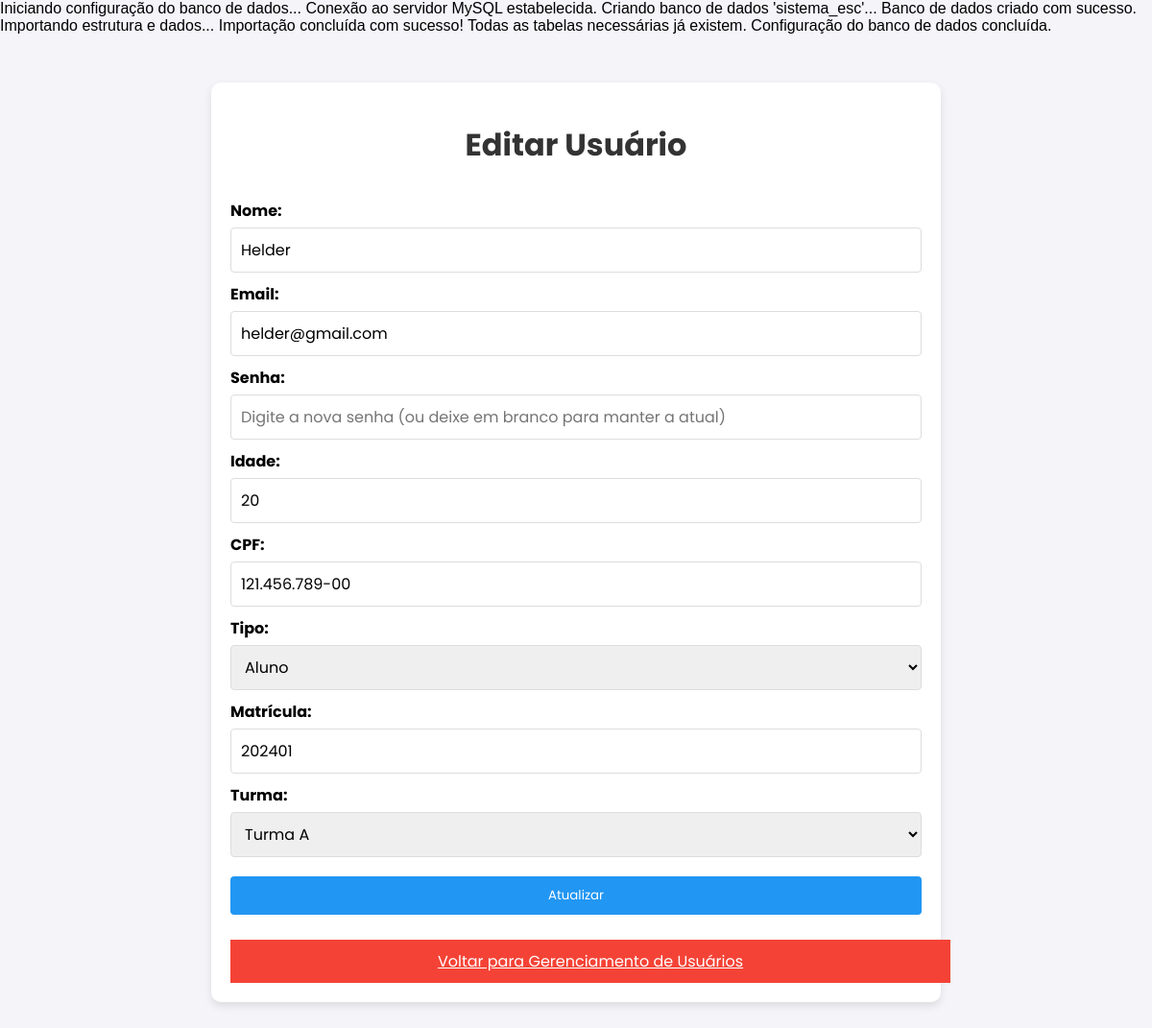
Screenshot of /editar_usuario.php?id=1 (signed in) with the database file from the repository.
### tables this page shows
CREATE TABLE alunos (
  id INT NOT NULL AUTO_INCREMENT,
  matricula INT NOT NULL UNIQUE,
  fk_user INT NOT NULL,
  PRIMARY KEY (id),
  FOREIGN KEY (fk_user) REFERENCES usuarios (id) ON DELETE CASCADE
);

CREATE TABLE usuarios (
  id INT NOT NULL AUTO_INCREMENT,
  nome VARCHAR(40) NOT NULL,
  email VARCHAR(50) UNIQUE NOT NULL,
  idade INT NOT NULL,
  cpf VARCHAR(14) UNIQUE NOT NULL,
  senha VARCHAR(255) NOT NULL,
  tipo ENUM('Professor','Aluno', "Administrador") NOT NULL,
  PRIMARY KEY (id)
);

CREATE TABLE turma_alunos (
  id INT NOT NULL AUTO_INCREMENT,
  fk_turma INT NOT NULL,
  fk_aluno INT NOT NULL,
  PRIMARY KEY (id),
  FOREIGN KEY (fk_turma) REFERENCES turmas(id) ON DELETE CASCADE,
  FOREIGN KEY (fk_aluno) REFERENCES alunos(id) ON DELETE CASCADE,
  UNIQUE KEY (fk_turma, fk_aluno)
);

CREATE TABLE turmas (
  id INT NOT NULL AUTO_INCREMENT,
  nome VARCHAR(50) NOT NULL,
  PRIMARY KEY (id)
);

### editar_usuario.php (the view, shortened to what this page needs)
<?php
include("conexao.php");
if (isset($_GET['id'])) {
    $usuario_id = $_GET['id'];
    $sql = "SELECT u.id, u.nome, u.email, u.senha, u.idade, u.cpf, u.tipo, a.matricula, p.id AS prof_id, ad.id AS admin_id
            FROM usuarios u
            LEFT JOIN alunos a ON u.id = a.fk_user
            LEFT JOIN professores p ON u.id = p.fk_user
            LEFT JOIN administradores ad ON u.id = ad.fk_user
            WHERE u.id = $usuario_id";
    $resultado = mysqli_query($connection, $sql);
    $usuario = mysqli_fetch_assoc($resultado);
    $sql_aluno = "SELECT id FROM alunos WHERE fk_user = $usuario_id";
    $res_aluno = mysqli_query($connection, $sql_aluno);
    $usuario_aluno = mysqli_fetch_assoc($res_aluno);
}
        $todas_turmas = mysqli_query($connection, "SELECT * FROM turmas");
        $turmas_array = mysqli_fetch_all($todas_turmas, MYSQLI_ASSOC);
        $turma_atual_id = null;
        if ($usuario['tipo'] == 'Aluno' && $usuario_aluno) {
            $res_turma = mysqli_query($connection, "SELECT fk_turma FROM turma_alunos WHERE fk_aluno = {$usuario_aluno['id']}");
            $row_turma = mysqli_fetch_assoc($res_turma);
            $turma_atual_id = $row_turma['fk_turma'] ?? null;
        }
?>
<!DOCTYPE html>
<html lang="pt-br">
<head>
    <link rel="stylesheet" href="Style/editUser.css">
</head>
<body>
    <div class="container">
        <h1>Editar Usuário</h1>
        <form method="POST">
            <label for="nome">Nome:</label>
            <input type="text" id="nome" name="nome" value="<?php echo htmlspecialchars($usuario['nome']); ?>" required>
            <label for="email">Email:</label>
            <input type="email" id="email" name="email" value="<?php echo htmlspecialchars($usuario['email']); ?>" required>
            <label for="senha">Senha:</label>
            <input type="password" id="senha" name="senha" placeholder="Digite a nova senha (ou deixe em branco para manter a atual)">
            <label for="idade">Idade:</label>
            <input type="number" id="idade" name="idade" value="<?php echo htmlspecialchars($usuario['idade']); ?>" required>
            <label for="cpf">CPF:</label>
            <input type="text" id="cpf" name="cpf" value="<?php echo htmlspecialchars($usuario['cpf']); ?>" required>
            <label for="tipo">Tipo:</label>
            <select id="tipo" name="tipo" required>
                <option value="Aluno" <?php echo $usuario['tipo'] == 'Aluno' ? 'selected' : ''; ?>>Aluno</option>
            </select>
            <?php if ($usuario['tipo'] == 'Aluno'): ?>
                <label for="matricula">Matrícula:</label>
                <input type="text" id="matricula" name="matricula" value="<?php echo htmlspecialchars($usuario['matricula']); ?>" required>
                <label for="turma">Turma:</label>
                <select name="turma" id="turma" required>
                    <?php foreach ($turmas_array as $turma): ?>
                        <option value="<?php echo $turma['id']; ?>" <?php echo ($turma['id'] == $turma_atual_id) ? 'selected' : ''; ?>>
                            <?php echo htmlspecialchars($turma['nome']); ?>
                        </option>
                    <?php endforeach; ?>
                </select>
            <?php endif; ?>
            <button type="submit" name="atualizar">Atualizar</button>
        </form>
        <a href="gerenciar_usuarios.php" class="btn-voltar">Voltar para Gerenciamento de Usuários</a>
    </div>
</body>
</html>

### Style/editUser.css (style rules this page uses)
* { font-family: "poppins", sans-serif; }
body { font-family: Arial, sans-serif; background-color: #f4f4f9; margin: 0; padding: 0; }
.container { background-color: white; padding: 20px; border-radius: 10px; box-shadow: 0 4px 8px rgba(0, 0, 0, 0.1); width: 60%; margin: 50px auto; }
h1 { text-align: center; color: #333; }
form { display: flex; flex-direction: column; }
label { margin-top: 10px; font-weight: bold; }
input, select { padding: 10px; margin-top: 5px; font-size: 16px; border-radius: 4px; border: 1px solid #ddd; }
button { background-color: #2196F3; color: white; padding: 10px; border: none; border-radius: 4px; cursor: pointer; margin-top: 20px; }
.btn-voltar { background-color: #f44336; color: white; padding: 10px 15px; margin-top: 10px; text-align: center; display: inline-block; width: 100%; }

### rows the page displays
alunos: nome "Helder", email "helder@gmail.com", idade "20", cpf "121.456.789-00", matricula "202401"
usuarios: tipo "Aluno"
turma_alunos: turma "Turma A"

### other values shown
$database "sistema_esc"
